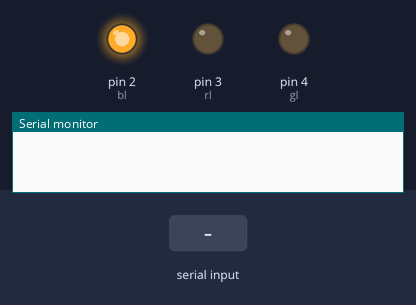
Simulated run of this sketch. Board: Arduino Uno, built with avr-gcc and run on an emulated ATmega328P. On the bench: output pins drawn as LEDs (lit = HIGH), the last lines printed to the serial monitor. Inputs (shaded band) come from the test bench.

Above: at 0.1 s.
At 0.7 s:
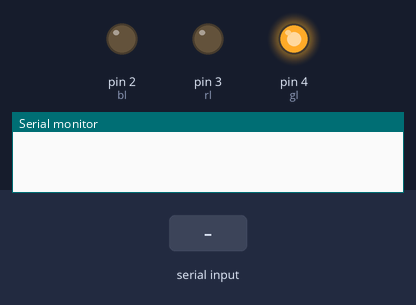
At 2.1 s:
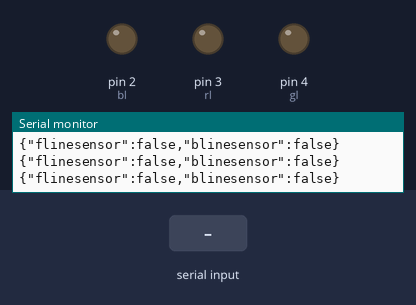
2.2 s: "forward" received over Serial
Timing chart, 0 to 5.2 s (numbered marks = the images above; inputs shaded):
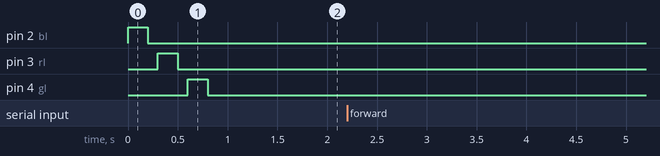

The sketch:

rgbcontrol_serial.ino
```cpp
#include <ArduinoJson.h>
#include <string.h>

StaticJsonDocument<200> docSend;
int bl=2;
int rl=3;
int gl=4;
int v=0;
char a;
void setup() {

  Serial.begin(9600);
  pinMode(bl,OUTPUT);
  pinMode(rl,OUTPUT);
  pinMode(gl,OUTPUT);
  digitalWrite(bl,LOW);
  digitalWrite(rl,LOW);
  digitalWrite(gl,LOW);

  bon();
  delay(100); // Aspetta per 100 millisecondi
  boff();

  ron();
  delay(100); // Aspetta per 100 millisecondi
  roff();

  gon();
  delay(100); // Aspetta per 100 millisecondi
  goff();

  docSend["flinesensor"]= false;  //forward line sensor
  docSend["blinesensor"]= false;  //backward line sensor
}


void boff(){
  digitalWrite(bl,0);
  //Serial.println("Off");
  delay(100);
}


void bon(){
  digitalWrite(bl,1);
  //Serial.println("On");
  delay(100);
}
void roff(){
  digitalWrite(rl,0);
  //Serial.println("Off");
  delay(100);
}


void ron(){
  digitalWrite(rl,1);
  //Serial.println("On");
  delay(100);
}
void goff(){
  digitalWrite(gl,0);
  //Serial.println("Off");
  delay(100);
}


void gon(){
  digitalWrite(gl,1);
  //Serial.println("On");
  delay(100);
}


void loop() {

      delay(300);
      serializeJson(docSend,Serial);
      Serial.println();
      if(Serial.available()>0){
        StaticJsonDocument<500> docReceive;
        DeserializationError error=deserializeJson(docReceive,Serial);

        if(error){

        Serial.print(F("deserializeJson() failed: "));
        Serial.println(error.c_str());
        return;
          return;
        }
        const char* cmd =docReceive["cmd"];

        if (strcmp(cmd, "forward") == 0) {
            goff();
            boff();
            ron();
        } else if (strcmp(cmd, "back") == 0) {
            roff();
            bon();
            gon();
        } else if (strcmp(cmd, "right") == 0) {
            roff();
            boff();
            gon();
        } else if (strcmp(cmd, "left") == 0) {
            roff();
            goff();
            bon();
        } else {
            boff();
            roff();
            goff();
        }

      }

}
```
